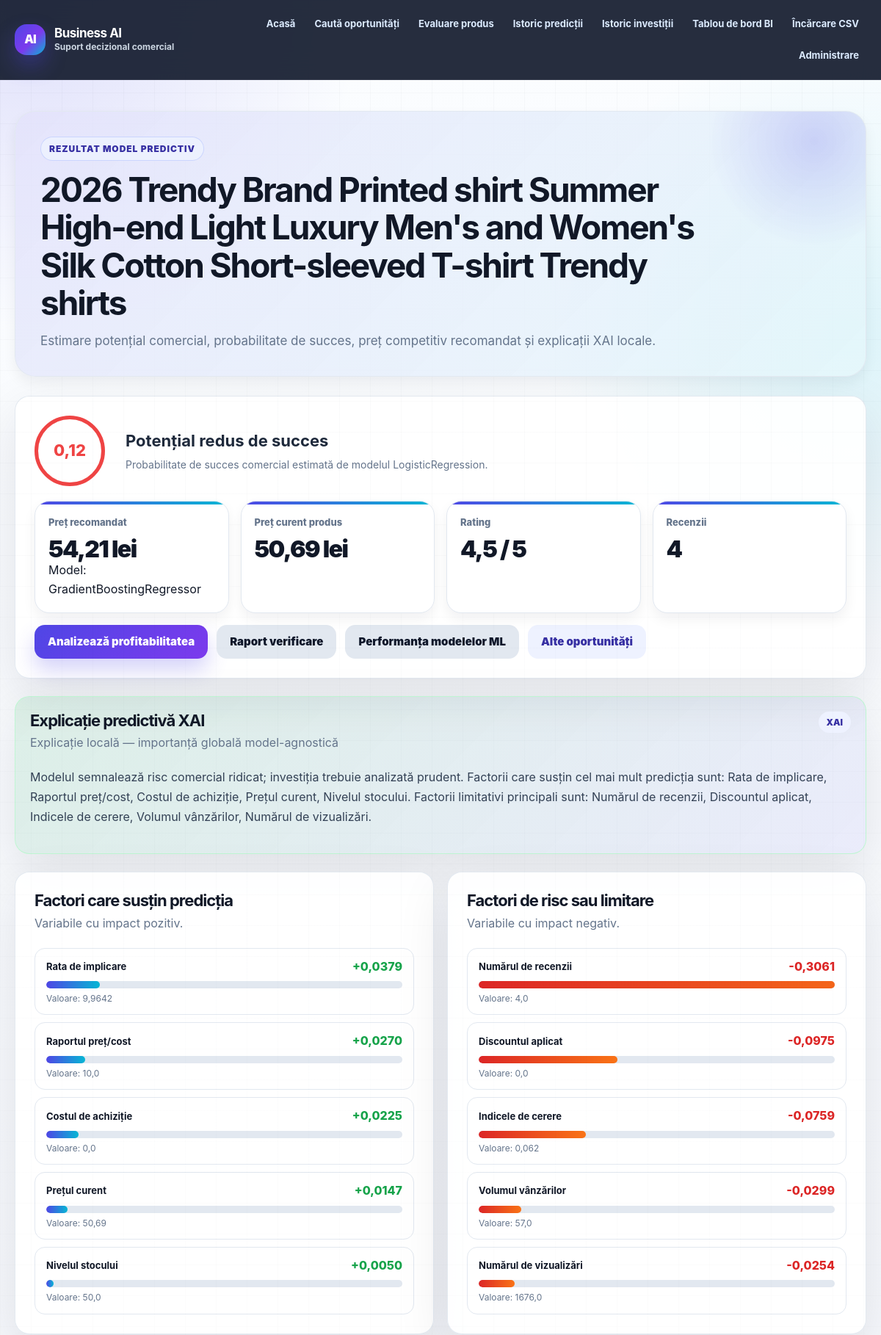
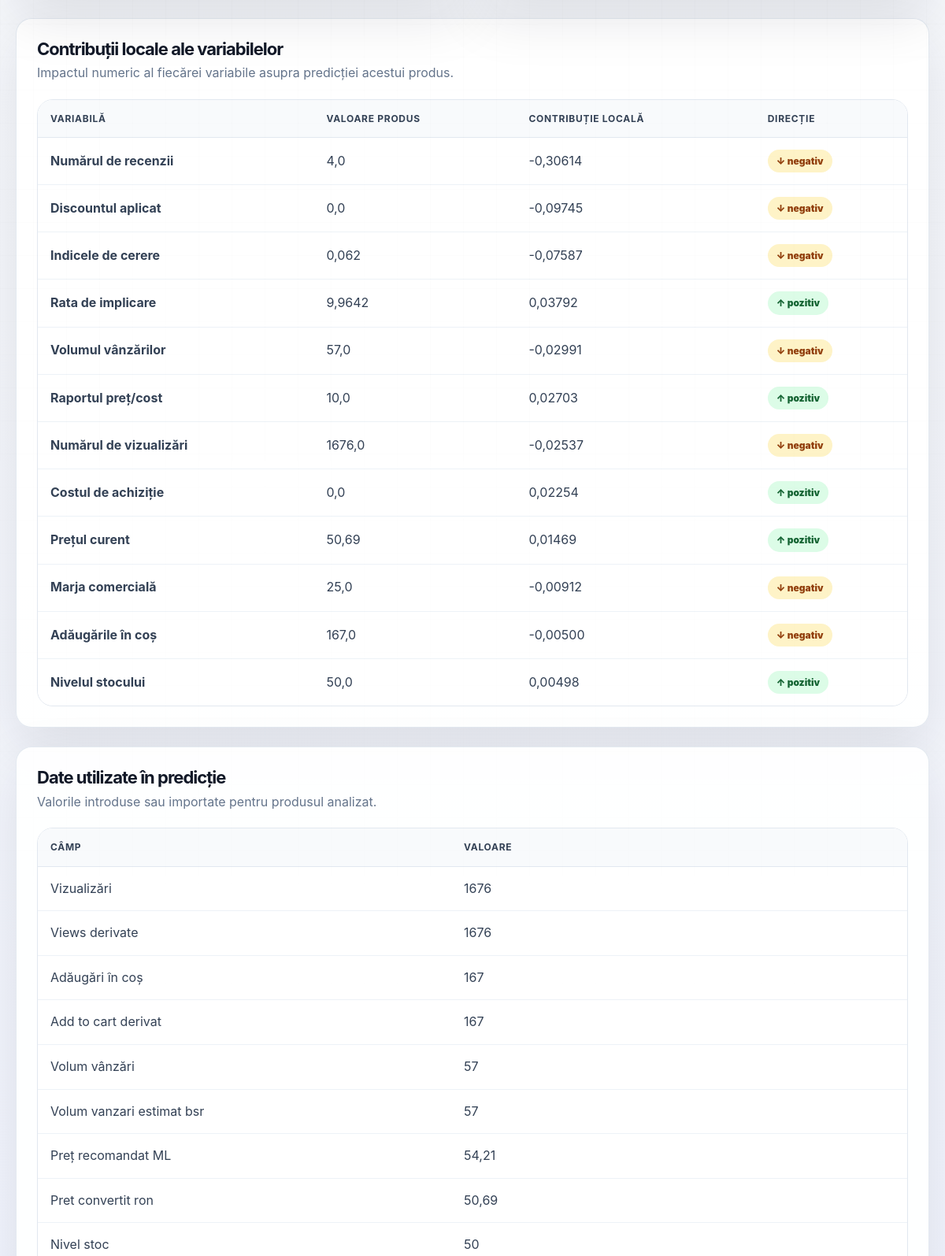
The app's page /predictii/produs/239/ (upper part) with its own data (2 pictures, top to bottom).
### products/models.py (models this page shows, shortened)
class Product(models.Model):
    name = models.CharField(max_length=200)
    category = models.CharField(max_length=120)
    brand = models.CharField(max_length=120, blank=True)
    current_price = models.DecimalField(max_digits=10, decimal_places=2)
    cost = models.DecimalField(max_digits=10, decimal_places=2, null=True, blank=True)
    discount_percent = models.FloatField(default=0)
    rating = models.FloatField(default=0)
    review_count = models.PositiveIntegerField(default=0)
    views = models.PositiveIntegerField(default=0)
    add_to_cart = models.PositiveIntegerField(default=0)
    sales_volume = models.PositiveIntegerField(default=0)
    stock_level = models.PositiveIntegerField(default=0)
    conversion_rate = models.FloatField(default=0)
    margin_percent = models.FloatField(default=0)
    season = models.CharField(max_length=40, blank=True)
    created_at = models.DateTimeField(auto_now_add=True)
    class Meta:
        ordering = ['-created_at']

### predictions/models.py (models this page shows, shortened)
class PredictionRun(models.Model):
    product = models.ForeignKey(Product, on_delete=models.CASCADE, related_name='prediction_runs')
    analysis_run = models.ForeignKey(
        'analytics.AnalysisRun',
        on_delete=models.SET_NULL,
        null=True,
        blank=True,
        related_name='prediction_runs',
        help_text='Verificarea / sesiunea de analiză din care face parte predicția.',
    )
    success_probability = models.FloatField()
    success_label = models.CharField(max_length=80)
    recommended_price = models.DecimalField(max_digits=10, decimal_places=2)
    model_name_classifier = models.CharField(max_length=120, default='baseline_classifier')
    model_name_regressor = models.CharField(max_length=120, default='baseline_regressor')
    explanation = models.JSONField(default=dict, blank=True)
    created_at = models.DateTimeField(auto_now_add=True)
    class Meta:
        ordering = ['-created_at']

### predictions/views.py (the view)
# urls.py: path('produs/<int:product_id>/', views.prediction_detail, name='prediction_detail'),
def prediction_detail(request, product_id):
    product = get_object_or_404(Product, pk=product_id)
    run = product.prediction_runs.first()
    explanation_items = []
    xai = {}
    if run:
        explanation = run.explanation or {}
        explanation_items = _sort_explanation_items(explanation)
        xai = {
            'summary': explanation.get('xai_rezumat', ''),
            'type': explanation.get('xai_tip_explicatie', ''),
            'positive': explanation.get('xai_factori_pozitivi', []),
            'negative': explanation.get('xai_factori_negativi', []),
            'local': explanation.get('xai_contributii_locale', []),
        }
    return render(request, 'predictions/prediction_detail.html', {
        'product': product,
        'run': run,
        'analysis_run': run.analysis_run if run else None,
        'explanation_items': explanation_items,
        'xai': xai,
    })

### predictions/views.py (called while the page is built)
def _sort_explanation_items(explanation: dict):
    scalar_items = []
    for key, value in (explanation or {}).items():
        if key in XAI_KEYS:
            continue
        if isinstance(value, (dict, list, tuple)):
            continue
        scalar_items.append((key, value))
    def score(item):
        value = item[1]
        if isinstance(value, (int, float)):
            return abs(value)
        return 0
    return sorted(scalar_items, key=score, reverse=True)

### products/templatetags/ro_labels.py (called while the page is built)
@register.filter
def ro_label(value):
    if value is None:
        return ''
    key = str(value)
    return FIELD_LABELS_RO.get(key, key.replace('_', ' ').capitalize())

@register.filter
def ro_value(value):
    if value is None:
        return ''
    key = str(value)
    return VALUE_LABELS_RO.get(key, value)

### templates/predictions/prediction_detail.html (shortened to what this page needs)
{% extends 'base.html' %}
{% load ro_labels %}
{% block content %}
<div class="page-header">
  <div class="page-eyebrow">Rezultat model predictiv</div>
  <h1>{{ product.name }}</h1>
  <p class="page-subtitle">
    Estimare potențial comercial, probabilitate de succes, preț competitiv recomandat și explicații XAI locale.
  </p>
</div>
{% if run %}
<div class="card">
  <div style="display:flex;align-items:center;gap:28px;flex-wrap:wrap;">
    <div class="prob-ring {% if run.success_probability >= 0.70 %}prob-high{% elif run.success_probability >= 0.45 %}prob-med{% else %}prob-low{% endif %}">
      {{ run.success_probability|floatformat:2 }}
    </div>
    <div style="flex:1;min-width:200px;">
      <div style="font-size:22px;font-weight:700;color:#1e293b;">{{ run.success_label }}</div>
      <div style="color:#64748b;margin-top:4px;font-size:14px;">
        Probabilitate de succes comercial estimată de modelul {{ run.model_name_classifier }}.
      </div>
    </div>
  </div>
  <div class="kpi-grid" style="margin-top:20px;">
    <div class="kpi-card">
      <div class="kpi-label">Preț recomandat</div>
      <div class="kpi-value">{{ run.recommended_price }} lei</div>
      <div class="kpi-sub">Model: {{ run.model_name_regressor }}</div>
    </div>
    <div class="kpi-card">
      <div class="kpi-label">Preț curent produs</div>
      <div class="kpi-value">{{ product.current_price }} lei</div>
    </div>
    <div class="kpi-card">
      <div class="kpi-label">Rating</div>
      <div class="kpi-value">{{ product.rating|floatformat:1 }} / 5</div>
    </div>
    <div class="kpi-card">
      <div class="kpi-label">Recenzii</div>
      <div class="kpi-value">{{ product.review_count }}</div>
    </div>
  </div>
  <div class="actions" style="margin-top:16px;">
    <a class="btn" href="/investitii/produs/{{ product.id }}/">Analizează profitabilitatea</a>
    {% if analysis_run %}
      <a class="btn btn-secondary" href="/analize/verificare/{{ analysis_run.id }}/">Raport verificare</a>
    {% endif %}
    <a class="btn btn-secondary" href="/analize/modele/">Performanța modelelor ML</a>
    <a class="btn btn-ghost" href="/oportunitati/">Alte oportunități</a>
  </div>
</div>
{% if xai.summary %}
<div class="card result-highlight">
  <div class="card-header">
    <div>
      <h2 class="card-title">Explicație predictivă XAI</h2>
      <p class="card-subtitle">{{ xai.type|default:"Explicație locală" }}</p>
    </div>
    <span class="badge badge-info">XAI</span>
  </div>
  <p style="line-height:1.7;color:#334155;">{{ xai.summary }}</p>
</div>
{% endif %}
<div class="grid grid-2">
  <div class="card">
    <div class="card-header">
      <div>
        <h2 class="card-title">Factori care susțin predicția</h2>
        <p class="card-subtitle">Variabile cu impact pozitiv.</p>
      </div>
    </div>
    <div class="feature-grid">
      {% for item in xai.positive %}
      <div class="feature-item">
        <div style="display:flex;justify-content:space-between;align-items:center;">
          <strong style="font-size:13px;">{{ item.label|default:item.feature }}</strong>
          <span style="font-weight:800;color:#16a34a;">+{{ item.impact|floatformat:4 }}</span>
        </div>
        <div class="xai-bar-track">
          <div class="xai-bar-fill xai-bar-pos" style="width:{% widthratio item.impact 0.25 100 %}%;"></div>
        </div>
        <div style="font-size:12px;color:#64748b;margin-top:4px;">Valoare: {{ item.value }}</div>
      </div>
      {% empty %}
        <div class="empty-state">Nu există factori pozitivi evidențiați.</div>
      {% endfor %}
    </div>
  </div>
  <div class="card">
    <div class="card-header">
      <div>
        <h2 class="card-title">Factori de risc sau limitare</h2>
        <p class="card-subtitle">Variabile cu impact negativ.</p>
      </div>
    </div>
    <div class="feature-grid">
      {% for item in xai.negative %}
      <div class="feature-item">
        <div style="display:flex;justify-content:space-between;align-items:center;">
          <strong style="font-size:13px;">{{ item.label|default:item.feature }}</strong>
          <span style="font-weight:800;color:#dc2626;">{{ item.impact|floatformat:4 }}</span>
        </div>
        <div class="xai-bar-track">
          <div class="xai-bar-fill xai-bar-neg"
               style="width:{% widthratio item.impact -0.25 100 %}%;"></div>
        </div>
        <div style="font-size:12px;color:#64748b;margin-top:4px;">Valoare: {{ item.value }}</div>
      </div>
      {% empty %}
        <div class="empty-state">Nu există factori negativi majori.</div>
      {% endfor %}
    </div>
  </div>
</div>
{% if xai.local %}
<div class="card">
  <div class="card-header">
    <div>
      <h2 class="card-title">Contribuții locale ale variabilelor</h2>
      <p class="card-subtitle">Impactul numeric al fiecărei variabile asupra predicției acestui produs.</p>
    </div>
  </div>
  <div class="table-wrapper">
    <table>
      <thead>
        <tr><th>Variabilă</th><th>Valoare produs</th><th>Contribuție locală</th><th>Direcție</th></tr>
      </thead>
      <tbody>
        {% for item in xai.local %}
        <tr>
          <td><strong>{{ item.label|default:item.feature }}</strong></td>
          <td>{{ item.value }}</td>
          <td>{{ item.impact|floatformat:5 }}</td>
          <td>
            {% if item.direction == 'pozitiv' %}
              <span class="badge badge-success">↑ pozitiv</span>
            {% else %}
              <span class="badge badge-warning">↓ negativ</span>
            {% endif %}
          </td>
        </tr>
        {% empty %}
          <tr><td colspan="4" class="empty-state">Nu există contribuții locale.</td></tr>
        {% endfor %}
      </tbody>
    </table>
  </div>
</div>
{% endif %}
<div class="card">
  <div class="card-header">
    <div>
      <h2 class="card-title">Date utilizate în predicție</h2>
      <p class="card-subtitle">Valorile introduse sau importate pentru produsul analizat.</p>
    </div>
  </div>
  <div class="table-wrapper">
    <table>
      <thead>
        <tr><th>Câmp</th><th>Valoare</th></tr>
      </thead>
      <tbody>
        {% for key, value in explanation_items %}
          <tr><td>{{ key|ro_label }}</td><td>{{ value|ro_value }}</td></tr>
        {% empty %}
          <tr><td colspan="2" class="empty-state">Nu există date disponibile.</td></tr>
        {% endfor %}
      </tbody>
    </table>
  </div>
</div>
{% else %}
<div class="card">
  <div class="empty-state">Nu există predicție pentru acest produs.</div>
</div>
{% endif %}
{% endblock %}

### templates/predictions/prediction_detail.html (style rules this page uses)
.xai-bar-track { height:10px; border-radius:999px; background:#e2e8f0; overflow:hidden; margin-top:7px; }
.xai-bar-fill { height:100%; border-radius:999px; }
.xai-bar-pos { background: linear-gradient(90deg,#4f46e5,#06b6d4); }
.xai-bar-neg { background: linear-gradient(90deg,#dc2626,#f97316); }
.prob-ring { width:96px; height:96px; border-radius:50%; display:flex; align-items:center; justify-content:center; font-size:22px; font-weight:800; border:5px solid; }
.prob-low { border-color:#ef4444; color:#ef4444; }
.feature-grid { display:grid; gap:10px; }
.feature-item { border:1px solid #e2e8f0; border-radius:14px; padding:12px 15px; background:#fff; }

### records on screen
Product: name "2026 Trendy Brand Printed shirt Summer High-end Light Luxury Men's and Women's Silk Cotton Short-sleeved T-shirt Trendy shirts", current_price "50,69", rating "4,5", review_count "4"
PredictionRun: success_probability "0,12", success_label "Potențial redus de succes", model_name_classifier "LogisticRegression", recommended_price "54,21", model_name_regressor "GradientBoostingRegressor"

### other values on screen
{{ xai.type|default:"Explicație locală" }} "Explicație locală — importanță globală model-agnostică"
{{ item.label|default:item.feature }} "Rata de implicare" "Raportul preț/cost" "Costul de achiziție" "Prețul curent" "Nivelul stocului"
{{ item.impact|floatformat:4 }} "0,0379" "0,0270" "0,0225" "0,0147" "0,0050"
{{ item.value }} "9,9642" "10,0" "0,0" "50,69" "50,0"
{{ item.label|default:item.feature }} "Numărul de recenzii" "Discountul aplicat" "Indicele de cerere" "Volumul vânzărilor" "Numărul de vizualizări"
{{ item.impact|floatformat:4 }} "-0,3061" "-0,0975" "-0,0759" "-0,0299" "-0,0254"
{{ item.value }} "4,0" "0,0" "0,062" "57,0" "1676,0"
{{ item.label|default:item.feature }} "Numărul de recenzii" "Discountul aplicat" "Indicele de cerere" "Rata de implicare" "Volumul vânzărilor" "Raportul preț/cost" "Numărul de vizualizări" "Costul de achiziție" "Prețul curent" "Marja comercială" "Adăugările în coș" "Nivelul stocului"
{{ item.value }} "4,0" "0,0" "0,062" "9,9642" "57,0" "10,0" "1676,0" "0,0" "50,69" "25,0" "167,0" "50,0"
{{ item.impact|floatformat:5 }} "-0,30614" "-0,09745" "-0,07587" "0,03792" "-0,02991" "0,02703" "-0,02537" "0,02254" "0,01469" "-0,00912" "-0,00500" "0,00498"
{{ key|ro_label }} "Vizualizări" "Views derivate" "Adăugări în coș" "Add to cart derivat" "Volum vânzări" "Volum vanzari estimat bsr" "Preț recomandat ML" "Pret convertit ron" "Nivel stoc"
{{ value|ro_value }} "1676" "1676" "167" "167" "57" "57" "54,21" "50,69" "50"
